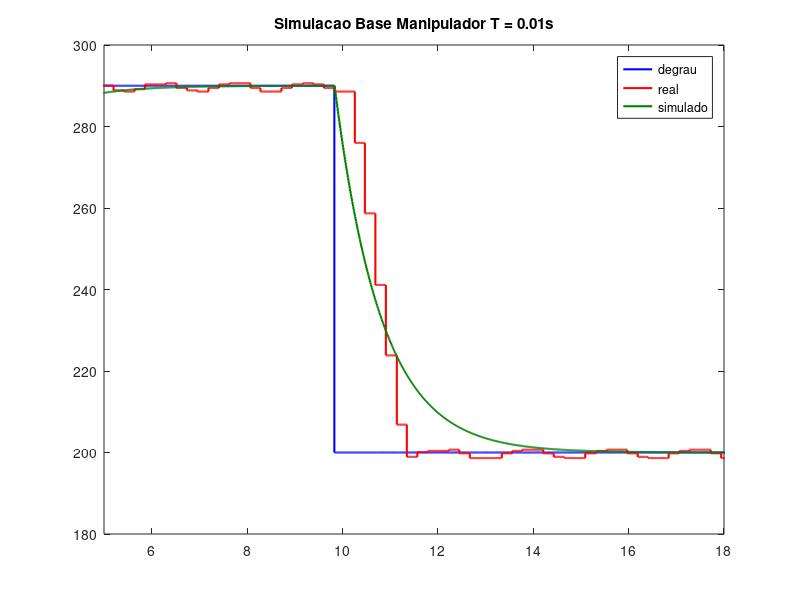
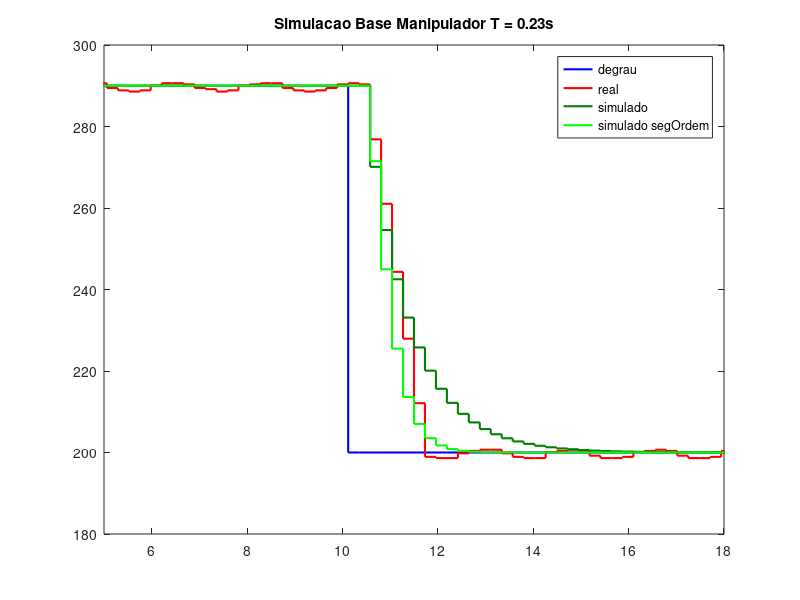
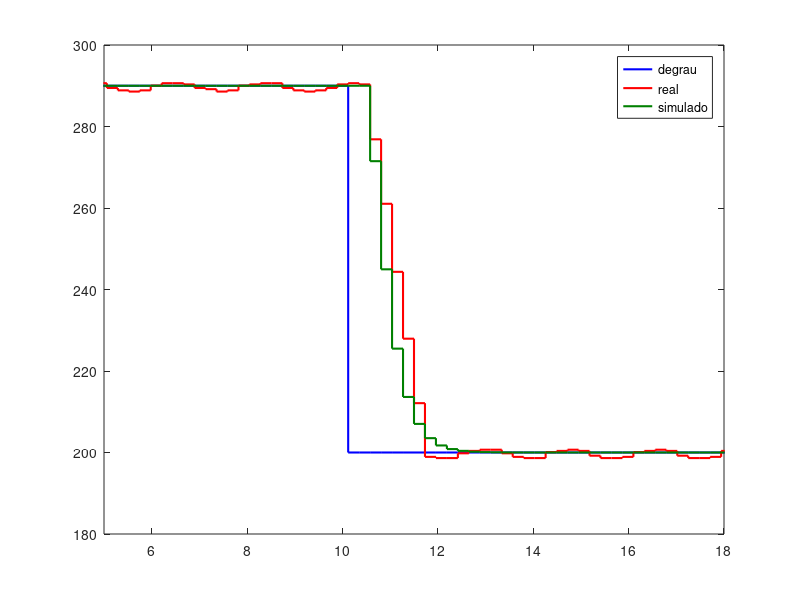
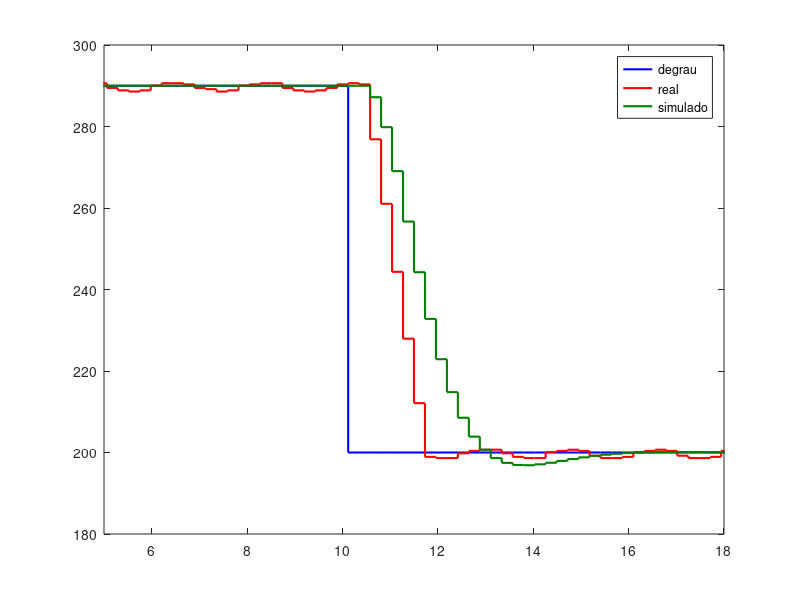

Reproduce these figures in MATLAB, in order.
clc;
close all;

load('inputBase0_01.mat')
load('outputBase0_01.mat')
load('inputBase0_23.mat')
load('outputBase0_23.mat')

darkGreen = [0, 0.5, 0];
darknessGreen = [0, 0.1, 0];

tfBase0_01 = tf([0.0102],[1 -0.9898],0.01)

% Um polo - Discreto direto
tfBase0_23 = tf(1,[.92 1])
tfBase0_23 = c2d(tfBase0_23, 0.23,'zoh')
% Dois polos
tfBase0_23_segOrdem = tf([13.3384],[1 7.3043 13.3384])
tfBase0_23_segOrdem = c2d(tfBase0_23_segOrdem, 0.23,'zoh')

timeBase0_01 = 0:0.01:19.99;
timeBase0_23 = 0:0.23:19.78;

refBase0_23_estab = zeros(1,187);
timeBase0_23_estab = 0:0.23:42.78;

for idx = 1:187
    if idx <= 145
        refBase0_23_estab(1,idx) = 290;
    else
        refBase0_23_estab(1,idx) = 200;
    end
end

resultStepBase0_01 = lsim(tfBase0_01,inputBase0_01,timeBase0_01);

resultStepBase0_23 = lsim(tfBase0_23,refBase0_23_estab,timeBase0_23_estab);
resultStepBase0_23_segOrdem = lsim(tfBase0_23_segOrdem,refBase0_23_estab,timeBase0_23_estab);

figure(1)
stairs(timeBase0_01(1,:),inputBase0_01(:,1),'b', 'LineWidth', 1.5);
hold on
stairs(timeBase0_01(1,:),outputBase0_01(:,1),'r', 'LineWidth', 1.5);
hold on
stairs(timeBase0_01(1,:),resultStepBase0_01,'Color',[0,.5,0], 'LineWidth', 1.5);
axis([5 18 180 300])
legend('degrau','real','simulado')
title('Simulacao Base Manipulador T = 0.01s')

figure(2)
stairs(timeBase0_23(1,:),inputBase0_23(:,1),'b', 'LineWidth', 1.5);
hold on
stairs(timeBase0_23(1,:),outputBase0_23(:,1),'r', 'LineWidth', 1.5);
hold on
stairs(timeBase0_23(1,:),resultStepBase0_23(101:187,1),'Color',darkGreen, 'LineWidth', 1.5);
hold on
stairs(timeBase0_23(1,:),resultStepBase0_23_segOrdem(101:187,1),'g', 'LineWidth', 1.5);
axis([5 18 180 300])
legend('degrau','real','simulado', 'simulado segOrdem')
title('Simulacao Base Manipulador T = 0.23s')

figure(3)
stairs(timeBase0_23(1,:),inputBase0_23(:,1),'b', 'LineWidth', 1.5);
hold on
stairs(timeBase0_23(1,:),outputBase0_23(:,1),'r', 'LineWidth', 1.5);
hold on
stairs(timeBase0_23(1,:),resultStepBase0_23_segOrdem(101:187,1),'Color',darkGreen, 'LineWidth', 1.5);
axis([5 18 180 300])
legend('degrau','real','simulado')
%title('Simulacao Base Manipulador T = 0.23s')

% ---------------------------- Malha Fechada -------------------------

% C_BASE = C_FOREARM = ( 3.74*s + 3.4 ) / s
% 
% pid = kp + ki/s + kd*s
% 
% Zero = -0.909090
% Polo = 0
% 
% Kp = 3.74
% Ki = 3.4

%c_pi = tf([3.74 3.4],[1 0])
%c_pi = c2d(c_pi,0.23,'zoh')
% c_pi = tf([0.41305 -0.200783605],[1 -1],0.23)

% Tirando o zero nao minimo do controlador
c_pi = tf([0.152 0.032],[1 -1],0.23)
mf_Base = feedback(c_pi*tfBase0_23_segOrdem,1)

result_mf_step_base = lsim(mf_Base,refBase0_23_estab,timeBase0_23_estab);

figure(4)
stairs(timeBase0_23(1,:),inputBase0_23(:,1),'b', 'LineWidth', 1.5);
hold on
stairs(timeBase0_23(1,:),outputBase0_23(:,1),'r', 'LineWidth', 1.5);
hold on
stairs(timeBase0_23(1,:),result_mf_step_base(101:187,1),'b','Color',darkGreen, 'LineWidth', 1.5);
axis([5 18 180 300])
legend('degrau','real','simulado')
%title('Simulacao MF Base Manipulador')
